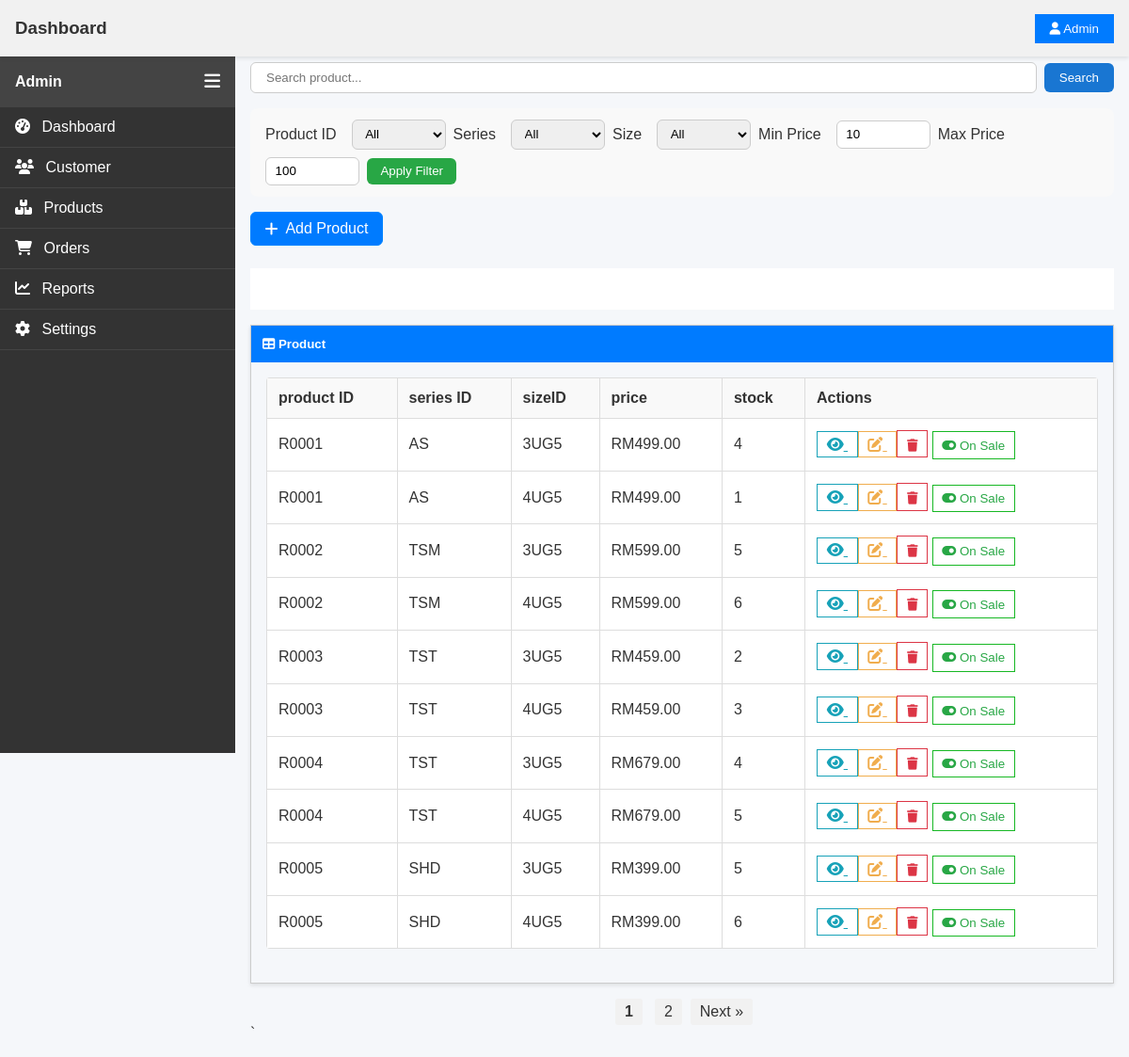
/pages/admin/product/admin_product.php (signed in), run on the app's committed database.
### tables this page shows
CREATE TABLE `product` (
  `productID` varchar(5) NOT NULL,
  `productName` varchar(100) NOT NULL,
  `price` float(6,2) NOT NULL,
  `seriesID` varchar(3) DEFAULT NULL,
  `introduction` varchar(1000) NOT NULL,
  `playerInfo` varchar(1000) NOT NULL
);

CREATE TABLE `productstock` (
  `productID` varchar(5) NOT NULL,
  `sizeID` varchar(4) NOT NULL,
  `stock` int(11) NOT NULL,
  `status` enum('onsales','notonsales') NOT NULL DEFAULT 'notonsales',
  `low_stock_threshold` int(11) DEFAULT 5,
  `alert_sent` tinyint(1) DEFAULT 0,
  `qr_token` varchar(64) DEFAULT NULL
);

### controller/productController.php (called while the page is built, shortened)
<?php
require_once __DIR__ . "/../_base.php";
require_once __DIR__ . "/../db/productDb.php";
class ProductController
{
    private $productDb;
    public function __construct($_pdo)
    {
        $this->productDb = new productDb($_pdo);
    }
    public function getAllProducts()
    {
        return $this->productDb->getAllProducts();
    }
}
$productController = new ProductController($_db);

### db/productDb.php (called while the page is built, shortened)
<?php
class productDb
{
    private $pdo;
    public function __construct($pdo) {
        $this->pdo = $pdo;
    }
    public function getAllProducts() {
        $sql = "SELECT
                    p.productID,
                    p.productName,
                    p.price,
                    p.seriesID,
                    s.seriesName,
                    ps.sizeID,
                    ps.status,
                    ps.stock AS total_stock
                FROM product p
                JOIN productstock ps ON p.productID = ps.productID
                JOIN series s ON p.seriesID = s.seriesID
                ORDER BY p.productID, ps.sizeID;
        ";
        $stmt = $this->pdo->prepare($sql);
        $stmt->execute();
        return $stmt->fetchAll();
    }
}

### pages/admin/product/admin_product.php (the view, shortened to what this page needs)
<?php
require_once __DIR__ . "/../../../db_connection.php";
require_once "../../../controller/productController.php";
require_once "../../../_base.php";
include __DIR__ . "/../main.php";
$productsPerPage = 10;
$page = isset($_GET['page']) ? (int)$_GET['page'] : 1;
$startFrom = ($page - 1) * $productsPerPage;
$allProductsList = $productController->getAllProducts();
$totalProducts = count($allProductsList);
$allProducts = array_slice($allProductsList, $startFrom, $productsPerPage);
$totalPages = ceil($totalProducts / $productsPerPage);
?>
<div class="main-content">
  <div class="filter-container">
    <form class="search-box" method="GET" action="/controller/productController.php">
      <input type="text" name="searchText" placeholder="Search product..." required>
      <button type="submit">Search</button>
    </form>
    <form class="filter-form" method="POST" action="/controller/productController.php">
      <label for="productID">Product ID</label>
      <select name="productID" id="productID">
        <option value="">All</option>
      </select>
      <label for="seriesID">Series</label>
      <select name="seriesID" id="seriesID">
        <option value="">All</option>
      </select>
      <label for="sizeID">Size</label>
      <select name="sizeID" id="sizeID">
        <option value="">All</option>
      </select>
      <label for="minPrice">Min Price</label>
      <input type="number" name="minPrice" id="minPrice"
        min="10" max="1000" value="10" step="100">
      <label for="maxPrice">Max Price</label>
      <input type="number" name="maxPrice" id="maxPrice"
        min="100" max="1000" value="100" step="100">
      <button type="submit">Apply Filter</button>
    </form>
    <a href="addProduct.php" class="action-btn-add" title="Add New Product">
      <i class="fa-solid fa-plus"></i> Add Product
    </a>
  </div>
  <div style="background-color:rgb(255, 255, 255); color:rgb(255, 255, 255); padding: 0.75rem; margin-bottom: 1rem; border: 1px solidrgb(255, 255, 255);">
  </div>
  <div class="container-table">
    <div class="tb-title">
      <h5 style="margin: 0;"><i class="fas fa-table"></i> Product </h5>
    </div>
    <div style="padding: 1rem;">
      <table class="tb">
        <thead>
          <tr style="background-color: #f9f9f9;">
            <th class="th">product ID </th>
            <th class="th">series ID</th>
            <th class="th">sizeID</th>
            <th class="th">price</th>
            <th class="th">stock</th>
            <th class="th">Actions</th>
          </tr>
        </thead>
        <tbody>
          <?php foreach ($allProducts as $index => $product): ?>
            <tr>
              <td class="td"><?php echo htmlspecialchars($product->productID); ?></td>
              <td class="td"><?php echo htmlspecialchars($product->seriesID); ?></td>
              <td class="td"><?php echo htmlspecialchars($product->sizeID); ?></td>
              <td class="td">RM<?php echo number_format($product->price, 2); ?></td>
              <td class="td"><?php echo htmlspecialchars($product->total_stock); ?></td>
              <td class="td">
                <a href="productDetails.php?productID=<?php echo $product->productID; ?>&sizeID=<?php echo $product->sizeID; ?>" class="action-btn-details">
                  <i class="fas fa-eye"></i>
                </a>
                <a href="editProduct.php?productID=<?php echo $product->productID; ?> &sizeID=<?php echo $product->sizeID; ?>" class="action-btn-edit" title="Edit Product">
                  <i class="fa-solid fa-pen-to-square"></i>
                </a>
                <form method="POST" action="/controller/productController.php" class="delete-form" style="display:inline;">
                  <button type="submit" class="action-btn-delete" data-productid="<?php echo $product->productID; ?>" data-sizeid="<?php echo $product->sizeID; ?>">
                    <i class="fas fa-trash"></i>
                  </button>
                </form>
                <button class="status-toggle-btn toggle-btn
                      <?php echo $product->status === 'onsales' ? 'onsales' : 'notonsales'; ?>"
                  data-productid="<?php echo $product->productID; ?>"
                  data-sizeid="<?php echo $product->sizeID; ?>"
                  data-status="<?php echo $product->status; ?>">
                  <i class="fas <?php echo $product->status === 'onsales' ? 'fa-toggle-on' : 'fa-toggle-off'; ?>"></i>
                  <?php echo $product->status === 'onsales' ? 'On Sale' : 'Not On Sale'; ?>
                </button>
              </td>
            </tr>
          <?php endforeach; ?>
        </tbody>
      </table>
    </div>
  </div>
  <div class="pagination" style="text-align: center; margin-top: 1rem;">
    <?php for ($i = 1; $i <= $totalPages; $i++): ?>
      <a href="?page=<?php echo $i; ?>" style="margin: 0 4px; <?php if ($i == $page) echo 'font-weight: bold;'; ?>">
        <?php echo $i; ?>
      </a>
    <?php endfor; ?>
    <?php if ($page < $totalPages): ?>
      <a href="?page=<?php echo $page + 1; ?>">Next &raquo;</a>
    <?php endif; ?>
  </div>`
</div>
<?php
include "../../../admin_foot.php"
?>

### css/main.css (style rules this page uses)
body { margin: 0; padding: 0; font-family: Arial, sans-serif; background-color: #f8f9fa; color: #333; }
.main-content { margin-left: var(--sidebar-width); margin-top: 50px; padding: 1rem; }
.container-table { border: 1px solid #ccc; box-shadow: 0 2px 4px rgba(0,0,0,0.1); }
.tb-title { background-color: #007bff; color: #fff; padding: 0.75rem; }
.tb { width: 100%; border-collapse: collapse; }
.th { padding: 0.75rem; border: 1px solid #ddd; }
.td { padding: 0.75rem; border: 1px solid #ddd; }
.action-btn-details { padding: 0.3rem 0.6rem; border: 1px solid #17a2b8; background: none; cursor: pointer; color: #17a2b8; }
.action-btn-delete { padding: 0.3rem 0.6rem; padding-top: 8px ; border: 1px solid #dc3545; background: none; cursor: pointer; color: #dc3545; }
.action-btn-edit { padding: 0.3rem 0.6rem; border: 1px solid #f0ad4e; background: none; cursor: pointer; color: #f0ad4e; }
.action-btn-add { padding: 0.3rem 0.6rem; border: 1px solid #0084ff; background: none; cursor: pointer; color: #0084ff; }
.toggle-btn { padding: 0.4rem 0.6rem; background: none; cursor: pointer; transition: background-color 0.3s ease; }
.onsales { border: 1px solid #17b824; color: #28a745; }
.pagination a { padding: 5px 10px; background: #f1f1f1; text-decoration: none; border-radius: 3px; color: #333; }

### css/sidebar.css (style rules this page uses)
:root { --sidebar-width: 250px; --topbar-height: 60px; }

### css/admin.css (style rules this page uses)
* { box-sizing: border-box; }
:root { --side-container-width: 150px; }
body { margin: 0; font-family: Arial, sans-serif; }
.main-content { margin-left: var(--sidebar-width); margin-top: 50px; padding: 1rem; }
.container-table { border: 1px solid #ccc; box-shadow: 0 2px 4px rgba(0,0,0,0.1); }
.tb-title { background-color: #007bff; color: #fff; padding: 0.75rem; }
.tb { width: 100%; border-collapse: collapse; }
.th { padding: 0.75rem; border: 1px solid #ddd; }
.td { padding: 0.75rem; border: 1px solid #ddd; }
.action-btn-details { padding: 0.3rem 0.6rem; border: 1px solid #17a2b8; background: none; cursor: pointer; color: #17a2b8; }
.action-btn-delete { padding: 0.3rem 0.6rem; padding-top: 8px ; border: 1px solid #dc3545; background: none; cursor: pointer; color: #dc3545; }
.action-btn-edit { padding: 0.3rem 0.6rem; border: 1px solid #f0ad4e; background: none; cursor: pointer; color: #f0ad4e; }
.action-btn-add { padding: 0.3rem 0.6rem; border: 1px solid #0084ff; background: none; cursor: pointer; color: #0084ff; }

### css/admin_product.css (style rules this page uses)
* { margin: 0; padding: 0; box-sizing: border-box; }
body { font-family: Arial, sans-serif; background-color: #f5f7fa; color: #333; }
table { width: 100%; border-collapse: collapse; background-color: #fff; margin-bottom: 20px; border-radius: 4px; overflow: hidden; }
table thead { background-color: #f1f1f1; }
table th, table td { padding: 12px 15px; text-align: left; border-bottom: 1px solid #ddd; }
table th { font-weight: 600; }
.pagination { display: flex; justify-content: center; align-items: center; gap: 5px; }
.toggle-btn { padding: 0.4rem 0.6rem; background: none; cursor: pointer; transition: background-color 0.3s ease; }
.onsales { border: 1px solid #17b824; color: #28a745; }
.pagination a { padding: 5px 10px; background: #f1f1f1; text-decoration: none; border-radius: 3px; color: #333; }
.filter-container { margin-bottom: 1.5rem; display: flex; justify-content: space-between; flex-wrap: wrap; align-items: flex-end; gap: 1rem; }
.search-box { display: flex; align-items: center; gap: 0.5rem; flex: 1; }
.search-box input[type="text"] { padding: 0.5rem 1rem; border-radius: 6px; border: 1px solid #ccc; flex: 1; }
.search-box button { padding: 0.5rem 1rem; border: none; background-color: #1976d2; color: white; border-radius: 6px; cursor: pointer; transition: background-color 0.3s; }
.filter-form { display: flex; flex-wrap: wrap; gap: 0.5rem; align-items: center; background-color: #f9f9f9; padding: 0.75rem 1rem; border-radius: 8px; }
.filter-form label { margin-right: 0.5rem; font-weight: 500; }
.filter-form select, .filter-form input[type="number"] { padding: 0.4rem 0.6rem; border: 1px solid #ccc; border-radius: 6px; min-width: 100px; }
.filter-form button { padding: 0.4rem 0.9rem; background-color: #28a745; color: white; border: none; border-radius: 6px; cursor: pointer; transition: background-color 0.3s; }
.action-btn-add { padding: 0.5rem 0.9rem; background-color: #007bff; color: white; border-radius: 6px; text-decoration: none; display: flex; align-items: center; gap: 0.5rem; transition: background-color 0.3s; }

### data on the page
product: productID "R0001", seriesID "AS", productstock.sizeID "3UG5", price "499.00", productstock.stock "4", productstock.sizeID "4UG5", productstock.stock "1"
product: productID "R0002", seriesID "TSM", productstock.sizeID "3UG5", price "599.00", productstock.stock "5", productstock.sizeID "4UG5", productstock.stock "6"
product: productID "R0003", seriesID "TST", productstock.sizeID "3UG5", price "459.00", productstock.stock "2", productstock.sizeID "4UG5", productstock.stock "3"
product: productID "R0004", seriesID "TST", productstock.sizeID "3UG5", price "679.00", productstock.stock "4", productstock.sizeID "4UG5", productstock.stock "5"
product: productID "R0005", seriesID "SHD", productstock.sizeID "3UG5", price "399.00", productstock.stock "5", productstock.sizeID "4UG5", productstock.stock "6"
